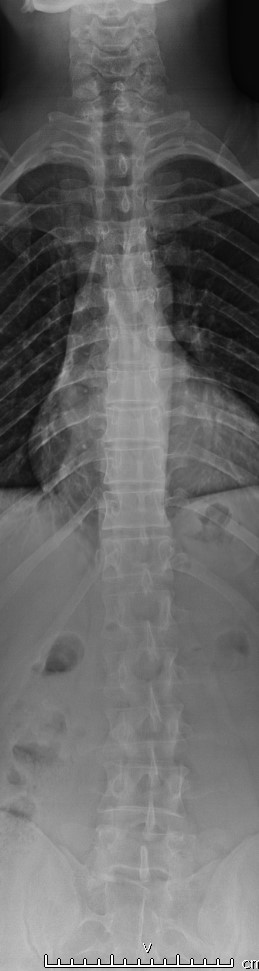
#> input picture dataset/NormalFinal/N1,N,40,M_1_0.jpg, 259 x 971 px, found by its file name; its folder holds only this picture in this run
$ jupyter execute --allow-errors hahahah.ipynb   (older library calls are emulated)
#> lines starting #> are read from the running program, lines starting #| are printed output that depends on the picture
[cell 1]
import os
import cv2 as cv
import matplotlib.pyplot as plt
import numpy as np
import pandas as pd
from sklearn.model_selection import train_test_split, cross_val_predict
from sklearn.feature_selection import SelectKBest, f_classif
from sklearn.metrics import accuracy_score, classification_report
from skimage.feature import graycomatrix, graycoprops
from scipy.stats import entropy
from sklearn.ensemble import RandomForestClassifier
from sklearn.svm import SVC
from sklearn.neighbors import KNeighborsClassifier
from sklearn.metrics import accuracy_score, precision_score, recall_score, f1_score, confusion_matrix, classification_report
from sklearn.metrics import (confusion_matrix, ConfusionMatrixDisplay)
from sklearn.preprocessing import MinMaxScaler
import seaborn as sns

## Data Loading

Buat struktur folder dataset sebagai berikut:
```
.
└──dataset
    ├── label1
	├── image1.jpg
	├── image2.jpg
	└── image3.jpg
    ├── label2
    └── label3
    └── dst...
```

[cell 2]
data = []
labels = []
file_name = []
for sub_folder in os.listdir("dataset\\"):
    sub_folder_files = os.listdir(os.path.join("dataset\\", sub_folder))
    for i, filename in enumerate(sub_folder_files):
        img_path = os.path.join("dataset\\", sub_folder, filename)
        img = cv.imread(img_path)
#> img is the input picture: shape (971, 259, 3); min 0, max 255, mean 102.8

        data.append(img)
        labels.append(sub_folder)
        name = os.path.splitext(filename)[0]
        file_name.append(filename)

# data = np.array(data)
# labels = np.array(labels)

## Data Preparation

### Define Preprocessing Function

[cell 3]
def resize(img, target_height, target_width):
#> called with target_height = 128, target_width = 128
    height, width = img.shape
#> height = 971; width = 259
    resized_img = np.zeros((target_height, target_width), dtype=np.uint8)

    scale_x = width / target_width
#> scale_x = 2.02
    scale_y = height / target_height
#> scale_y = 7.59

    for i in range(target_height):
        for j in range(target_width):
            orig_x = min(int(j * scale_x), width - 1)
            orig_y = min(int(i * scale_y), height - 1)
            resized_img[i, j] = img[orig_y, orig_x]
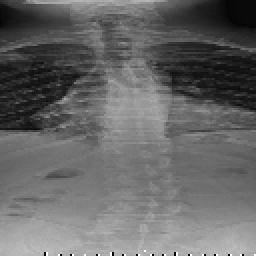
#> resized_img: shape (128, 128) (shown 2 times larger); min 0, max 255, mean 102.8

    return resized_img

def normalize(img):
    min_val = np.min(img)
#> min_val = 0
    max_val = np.max(img)
#> max_val = 255
    normalized_img = (img - min_val) / (max_val - min_val) * 255
    return normalized_img.astype(np.uint8)


def percobaan_1(img, target_height, target_width):
    gray_img = cv.cvtColor(img, cv.COLOR_BGR2GRAY)
    resized_img = resize(gray_img, target_height, target_width)
    normalize_img = normalize(resized_img)
    return normalize_img

### Preprocessing

[cell 4]
# pada bagian ini bisa gunakan data yang sebelum augmentasi atau setelah augmentasi
dataPreprocessed = [percobaan_1(img, 128, 128) for img in data]
#> call 2 of percobaan_1, with target_height = 128, target_width = 128
#> in percobaan_1 (call 2), `gray_img = cv.cvtColor(img, cv.COLOR_BGR2GRAY)`:
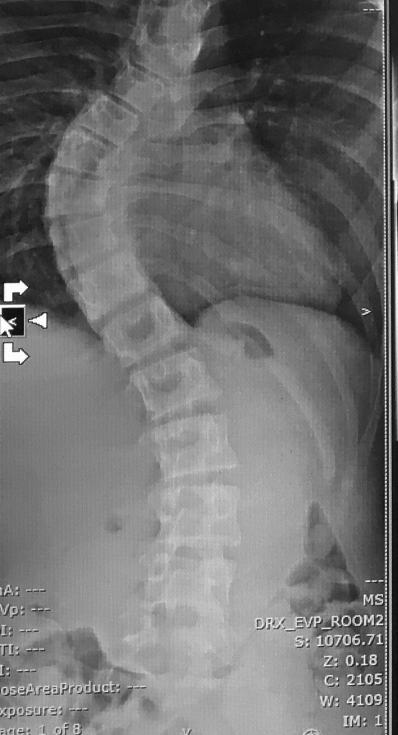
#> gray_img: shape (1470, 796) (shown at 1/2 size); min 1, max 255, mean 112.6
#> call 2 of resize, with target_height = 128, target_width = 128
#> after the loop in resize (call 2), `for i in range(target_height):`:
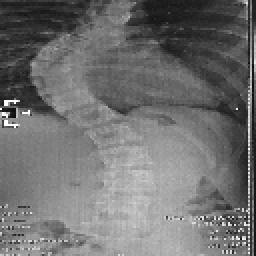
#> resized_img: shape (128, 128) (shown 2 times larger); min 8, max 254, mean 112.1
#> dataPreprocessed = 2 items
dataPreprocessed = np.array(dataPreprocessed)
labels = np.array(labels)

label_names = {
    "Label 1": "Healthy",
    "Label 2": "Early Blight",
    "Label 3": "Late Blight"
}

# Loop untuk setiap label
for label_code in label_names:
    # Ambil 100 index pertama dengan label ini
    idxs = np.where(labels == label_code)[0][:10]

    # Buat figure
    plt.figure(figsize=(15, 15))
    plt.suptitle(f"Label: {label_names[label_code]}", fontsize=16)

    for i, idx in enumerate(idxs):
        plt.subplot(10, 10, i + 1)
        plt.imshow(dataPreprocessed[idx], cmap='gray')
        plt.axis('off')

    plt.tight_layout()
    plt.subplots_adjust(top=0.92)
    plt.show()

### Feature Extraction

[cell 5]
def glcm(image, derajat):
    image = (image * 255).astype(np.uint8)
    if derajat == 0:
        angles = [0]
    elif derajat == 45:
        angles = [np.pi / 4]
    elif derajat == 90:
        angles = [np.pi / 2]
    elif derajat == 135:
        angles = [3 * np.pi / 4]
    else:
        raise ValueError("Invalid angle. It should be one of the following: 0, 45, 90, 135.")

    # mengembalikan matrix glcm dari image
    glcm = graycomatrix(image, [1], angles, 256, symmetric=True, normed=True)
    return glcm

[cell 6]
def correlation(matriks):
	return graycoprops(matriks, 'correlation')[0, 0]

[cell 7]
def dissimilarity(matriks):
    return graycoprops(matriks, 'dissimilarity')[0, 0]

[cell 8]
def homogenity(matriks):
    return graycoprops(matriks, 'homogeneity')[0, 0]

[cell 9]
def contrast(matriks):
    return graycoprops(matriks, 'contrast')[0, 0]

[cell 10]
def ASM(matriks):
    return graycoprops(matriks, 'ASM')[0, 0]

[cell 11]
def energy(matriks):
    return graycoprops(matriks, 'energy')[0, 0]

[cell 12]
def entropyGlcm(matriks):
    return entropy(matriks.ravel())

[cell 13]
Derajat0 = []
Derajat45 = []
Derajat90 = []
Derajat135 = []
for i in range(len(dataPreprocessed)):
    D0 = glcm(dataPreprocessed[i], 0)
    D45 = glcm(dataPreprocessed[i], 45)
    D90 = glcm(dataPreprocessed[i], 90)
    D135 = glcm(dataPreprocessed[i], 135)
    Derajat0.append(D0)
    Derajat45.append(D45)
    Derajat90.append(D90)
    Derajat135.append(D135)
#> this loop made 2 passes
#> pass 1, in glcm, `image = (image * 255).astype(np.uint8)`:
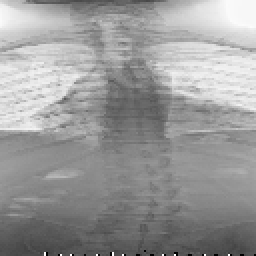
#> image: shape (128, 128) (shown 2 times larger); min 0, max 255, mean 153.1
#> pass 2, in glcm (call 5), `image = (image * 255).astype(np.uint8)`:
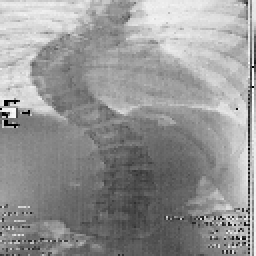
#> image: shape (128, 128) (shown 2 times larger); min 0, max 255, mean 148.6
#> after the loop, Derajat0 = 2 items; Derajat135 = 2 items; Derajat45 = 2 items; Derajat90 = 2 items

[cell 14]
Kontras0, Kontras45, Kontras90, Kontras135 = [], [], [], []
dissimilarity0, dissimilarity45, dissimilarity90, dissimilarity135 =  [], [], [], []
homogenity0, homogenity45, homogenity90, homogenity135 = [], [], [], []
entropy0, entropy45, entropy90, entropy135 =  [], [], [], []
ASM0, ASM45, ASM90, ASM135 =  [], [], [], []
energy0, energy45, energy90, energy135 =  [], [], [], []
correlation0, correlation45, correlation90, correlation135 = [], [], [], []

[cell 15]
for i in range(len(dataPreprocessed)):
    C0 = correlation(Derajat0[i])
    correlation0.append(C0)
    C45 = correlation(Derajat45[i])
    correlation45.append(C45)
    C90 = correlation(Derajat90[i])
    correlation90.append(C90)
    C135 = correlation(Derajat135[i])
    correlation135.append(C135)
#> this loop made 2 passes
#> (C0, C45, C90, C135) on passes 1 to 2: (0.97, 0.948, 0.953, 0.948), (0.829, 0.797, 0.891, 0.796)
#> after the loop, correlation0 = [0.97, 0.829]; correlation135 = [0.948, 0.796]; correlation45 = [0.948, 0.797]; correlation90 = [0.953, 0.891]

[cell 16]
for i in range(len(data)):
    K0 = contrast(Derajat0[i])
    K45 = contrast(Derajat45[i])
    K90 = contrast(Derajat90[i])
    K135 = contrast(Derajat135[i])
    Kontras0.append(K0)
    Kontras45.append(K45)
    Kontras90.append(K90)
    Kontras135.append(K135)
#> this loop made 2 passes
#> (K0, K45, K90, K135) on passes 1 to 2: (118.3, 203.1, 184.6, 203.5), (725.4, 858.1, 463.6, 860.7)
#> after the loop, Kontras0 = [118.3, 725.4]; Kontras135 = [203.5, 860.7]; Kontras45 = [203.1, 858.1]; Kontras90 = [184.6, 463.6]

[cell 17]
for i in range(len(data)):
    Dis0 = dissimilarity(Derajat0[i])
    Dis45 = dissimilarity(Derajat45[i])
    Dis90 = dissimilarity(Derajat90[i])
    Dis135 = dissimilarity(Derajat135[i])
    dissimilarity0.append(Dis0)
    dissimilarity45.append(Dis45)
    dissimilarity90.append(Dis90)
    dissimilarity135.append(Dis135)
#> this loop made 2 passes
#> (Dis0, Dis45, Dis90, Dis135) on passes 1 to 2: (4.51, 8.72, 8.41, 8.72), (11.85, 14.56, 11.09, 14.75)
#> after the loop, dissimilarity0 = [4.51, 11.85]; dissimilarity135 = [8.72, 14.75]; dissimilarity45 = [8.72, 14.56]; dissimilarity90 = [8.41, 11.09]

[cell 18]
for i in range(len(data)):
    H0 = homogenity(Derajat0[i])
    H45 = homogenity(Derajat45[i])
    H90 = homogenity(Derajat90[i])
    H135 = homogenity(Derajat135[i])
    homogenity0.append(H0)
    homogenity45.append(H45)
    homogenity90.append(H90)
    homogenity135.append(H135)
#> this loop made 2 passes
#> (H0, H45, H90, H135) on passes 1 to 2: (0.283, 0.165, 0.17, 0.165), (0.15, 0.118, 0.139, 0.115)
#> after the loop, homogenity0 = [0.283, 0.15]; homogenity135 = [0.165, 0.115]; homogenity45 = [0.165, 0.118]; homogenity90 = [0.17, 0.139]

[cell 19]
for i in range(len(data)):
    E0 = entropyGlcm(Derajat0[i])
    E45 = entropyGlcm(Derajat45[i])
    E90 = entropyGlcm(Derajat90[i])
    E135 = entropyGlcm(Derajat135[i])
    entropy0.append(E0)
    entropy45.append(E45)
    entropy90.append(E90)
    entropy135.append(E135)
#> this loop made 2 passes
#> (E0, E45, E90, E135) on passes 1 to 2: (7.95, 8.52, 8.49, 8.53), (8.57, 8.8, 8.68, 8.81)
#> after the loop, entropy0 = [7.95, 8.57]; entropy135 = [8.53, 8.81]; entropy45 = [8.52, 8.8]; entropy90 = [8.49, 8.68]

[cell 20]
for i in range(len(data)):
    A0 = ASM(Derajat0[i])
    A45 = ASM(Derajat45[i])
    A90 = ASM(Derajat90[i])
    A135 = ASM(Derajat135[i])
    ASM0.append(A0)
    ASM45.append(A45)
    ASM90.append(A90)
    ASM135.append(A135)
#> this loop made 2 passes
#> (A0, A45, A90, A135) on passes 1 to 2: (0.000595, 0.000337, 0.000352, 0.000335), (0.000268, 0.000211, 0.00024, 0.00021)
#> after the loop, ASM0 = [0.000595, 0.000268]; ASM135 = [0.000335, 0.00021]; ASM45 = [0.000337, 0.000211]; ASM90 = [0.000352, 0.00024]

[cell 21]
for i in range(len(data)):
    ER0 = energy(Derajat0[i])
    ER45 = energy(Derajat45[i])
    ER90 = energy(Derajat90[i])
    ER135 = energy(Derajat135[i])
    energy0.append(ER0)
    energy45.append(ER45)
    energy90.append(ER90)
    energy135.append(ER135)
#> this loop made 2 passes
#> (ER0, ER45, ER90, ER135) on passes 1 to 2: (0.0244, 0.0184, 0.0188, 0.0183), (0.0164, 0.0145, 0.0155, 0.0145)
#> after the loop, energy0 = [0.0244, 0.0164]; energy135 = [0.0183, 0.0145]; energy45 = [0.0184, 0.0145]; energy90 = [0.0188, 0.0155]

[cell 22]
# Gabungkan semua fitur dari setiap citra ke dalam satu array fitur per gambar
features = []

for i in range(len(dataPreprocessed)):
    fitur = [
        correlation0[i], correlation45[i], correlation90[i], correlation135[i],
        dissimilarity0[i], dissimilarity45[i], dissimilarity90[i], dissimilarity135[i],
        Kontras0[i], Kontras45[i], Kontras90[i], Kontras135[i],
        homogenity0[i], homogenity45[i], homogenity90[i], homogenity135[i],
        entropy0[i], entropy45[i], entropy90[i], entropy135[i],
        ASM0[i], ASM45[i], ASM90[i], ASM135[i],
        energy0[i], energy45[i], energy90[i], energy135[i],
    ]
    features.append(fitur)
#> this loop made 2 passes
#> after the loop, features = 2 items

# Ubah menjadi numpy array agar bisa digunakan di ML model
features = np.array(features)
labels = np.array(labels)

### Write the extraction's results to CSV

[cell 23]
dataTable = {'Filename': file_name, 'Label': labels,
        'Contrast0': Kontras0, 'Contrast45': Kontras45, 'Contrast90': Kontras90, 'Contrast135': Kontras135,
        'Homogeneity0': homogenity0, 'Homogeneity45': homogenity45, 'Homogeneity90': homogenity90, 'Homogeneity135': homogenity135,
        'Dissimilarity0': dissimilarity0, 'Dissimilarity45': dissimilarity45, 'Dissimilarity90': dissimilarity90, 'Dissimilarity135': dissimilarity135,
        'Entropy0': entropy0, 'Entropy45': entropy45, 'Entropy90': entropy90, 'Entropy135': entropy135,
        'ASM0': ASM0, 'ASM45': ASM45, 'ASM90': ASM90, 'ASM135': ASM135,
        'Energy0': energy0, 'Energy45': energy45, 'Energy90': energy90, 'Energy135': energy135,
        'Correlation0': correlation0, 'Correlation45': correlation45, 'Correlation90': correlation90, 'Correlation135': correlation135,
        }
df = pd.DataFrame(dataTable)
#> df = table of 2 rows and 30 columns
df.to_csv('hasil_ekstraksi_1.csv', index=False)

hasilEkstrak = pd.read_csv('hasil_ekstraksi_1.csv')
#> (reads hasil_ekstraksi_1.csv from the repository)
hasilEkstrak

### Features Selection

pada bagian seleksi fitur ini bisa menggunakan metode seperti
- PCA
- LDA
- t-SNE
- Chi-square
- ANOVA
- Autoencoder
- correlation
- dll

berikut contoh menggunakan correlation:

[cell 24]
# Menghitung korelasi
correlation = hasilEkstrak.drop(columns=['Label','Filename']).corr()

# Menyaring fitur yang memiliki korelasi absolut lebih dari 0.95 dengan label
threshold = 0.95 # atur threshold ini untuk menentukan seberapa besar korelasi yang ingin disaring
selectionFeature = []
columns = np.full((correlation.shape[0],), True, dtype=bool)
for i in range(correlation.shape[0]):
	for j in range(i+1, correlation.shape[0]):
		if correlation.iloc[i,j] >= threshold:
			if columns[j]:
				columns[j] = False
select = hasilEkstrak.drop(columns=['Label','Filename']).columns[columns]
x_new = hasilEkstrak[select]
x_new
y = hasilEkstrak['Label']
plt.figure(figsize=(17,17))
sns.heatmap(x_new.corr(), annot=True, cmap='Blues', fmt=".2f")
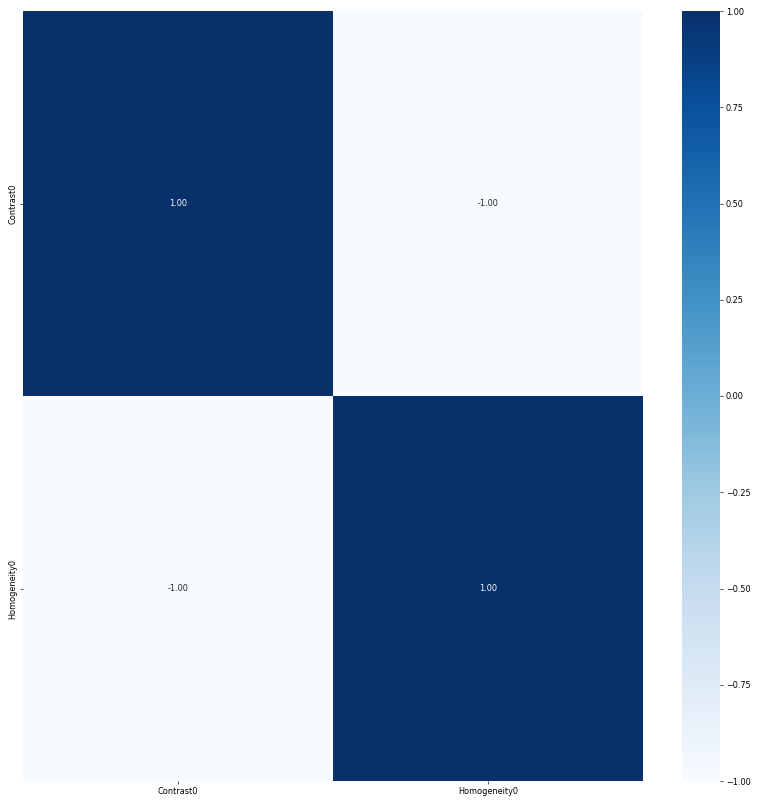
#> figure drawn by matplotlib, 2 panels
